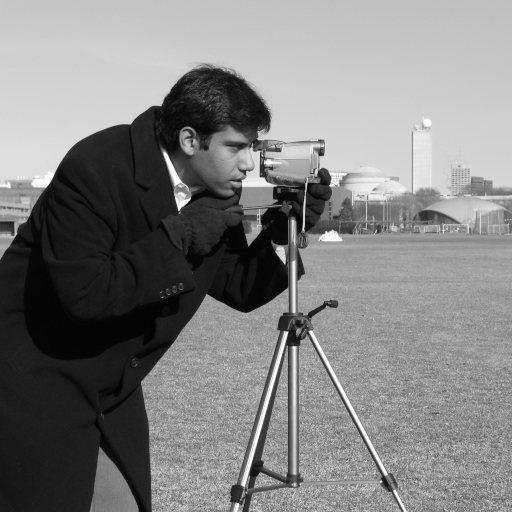
#> input picture skimage.data.camera(), 512 x 512 px
$ python texture.py   (Python 2 division)   (older library calls are emulated)
#> lines starting #> are read from the running program, lines starting #| are printed output that depends on the picture
import matplotlib.pyplot as plt
import matplotlib.image as mpimg
import numpy as np

from skimage.segmentation import slic
from skimage.feature import greycomatrix, greycoprops
from skimage import data
from skimage.util import img_as_float
from scipy import misc
from skimage import color

xs = []
ys = []

# [49 lines left out: function getSuperPixelLocations, not called in this run]

# open the camera image
image = data.camera()
#> image is the input picture: shape (512, 512); min 0, max 255, mean 129.1

grayscale = np.around(color.rgb2gray(mpimg.imread('um_000000.png')) * 255,0);
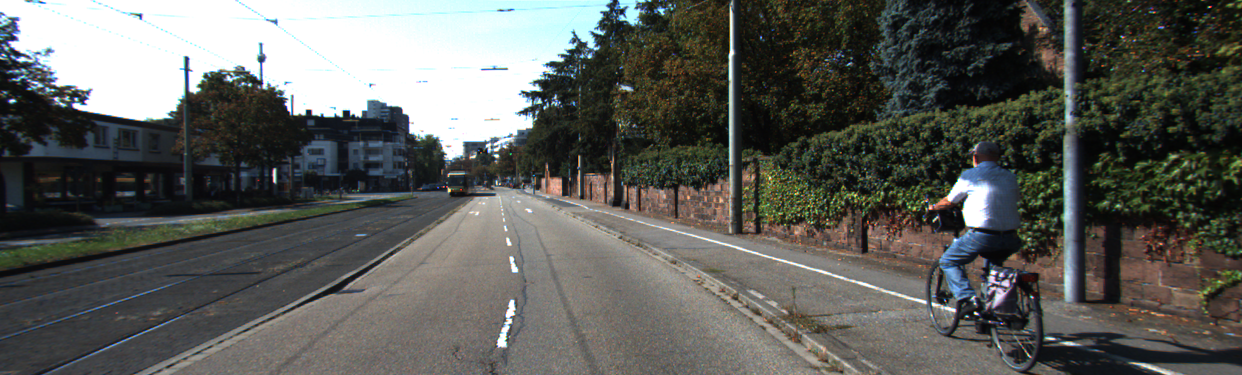
#> input picture um_000000.png, 1242 x 375 px
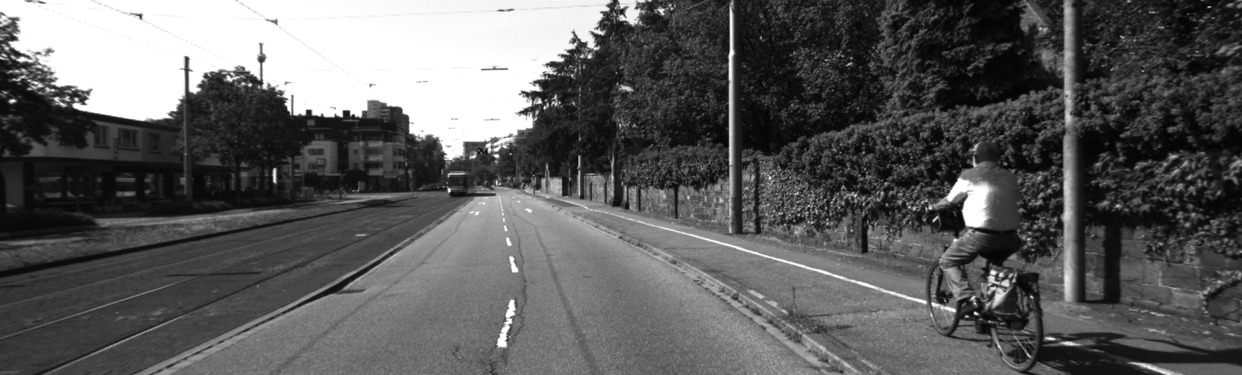
#> grayscale: shape (375, 1242) float32; min 2, max 255, mean 93.3
#> (the run stopped early here; a loop or call above may not have finished)
